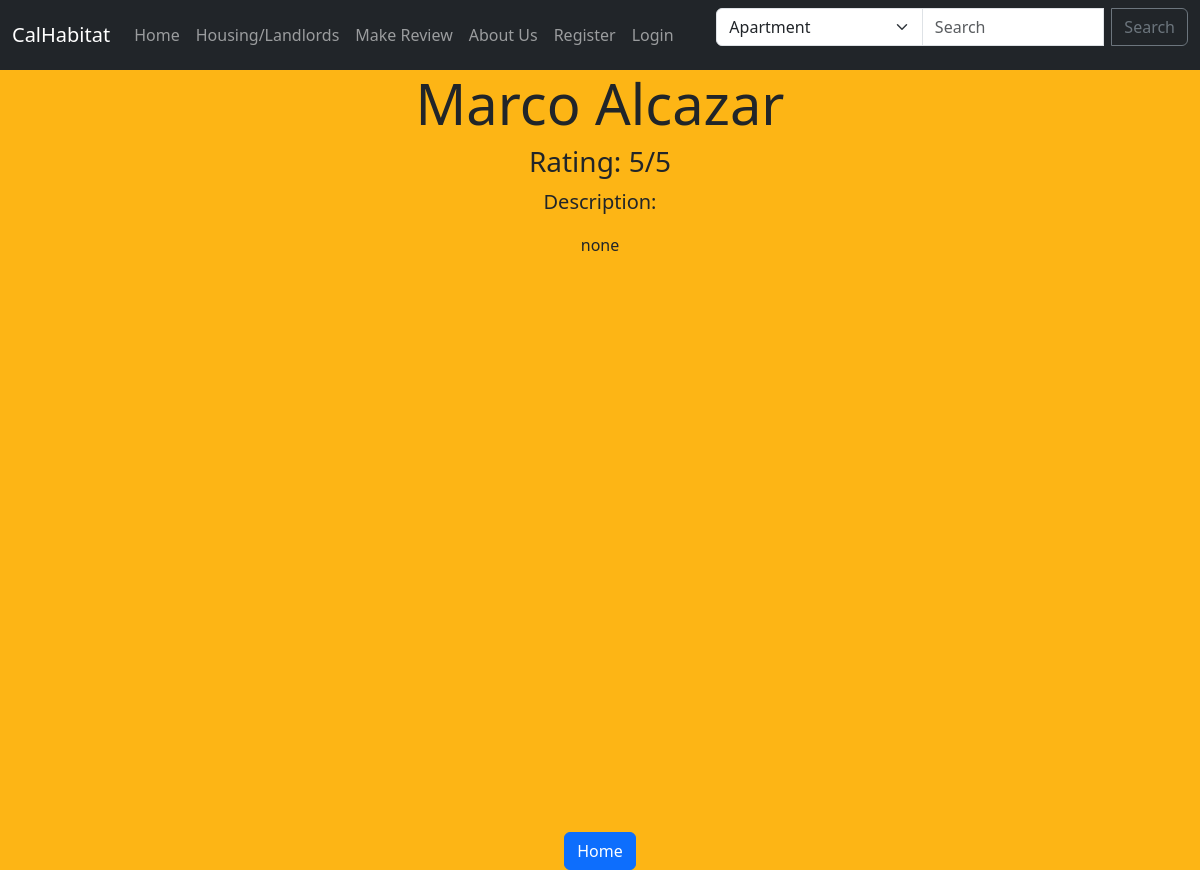
The page /show_landlord/1 on the database its author committed.
### myapp/models.py (models this page shows, shortened)
class Landlord(models.Model):
    FullName= models.CharField(max_length = 60, default = "")
    Rating = models.IntegerField(default = "", validators=[MinValueValidator(1), MaxValueValidator(5)])
    Description = models.CharField(max_length = 250, default = "")

### myapp/views.py (the view)
# urls.py: path('show_landlord/<landlord_id>', views.show_landlord, name = "show-landlord"),
def show_landlord(request, landlord_id):
    landlord = Landlord.objects.get(pk = landlord_id)
    return render(request, 'myapp/show_landlord.html',{'landlord': landlord} )

### myapp/templates/myapp/show_landlord.html (shortened to what this page needs)
<link href="https://cdn.jsdelivr.net/npm/bootstrap@5.3.2/dist/css/bootstrap.min.css" rel="stylesheet">
{% include 'myapp/nav.html' %}
{% block content %}
<div class="content-container" style="background-color: #FDB515; min-height: 100vh; display: flex; flex-direction: column; justify-content: space-between;">
    <center>
        <link href="https://cdn.jsdelivr.net/npm/bootstrap@5.3.2/dist/css/bootstrap.min.css" rel="stylesheet">
        <div class="container">
            <h1 class="display-4">{{ landlord.FullName }}</h1>
            <p class="h3">Rating: {{ landlord.Rating }}/5</p>
            <p class="lead">Description:</p>
            <p>{{ landlord.Description }}</p>
        </div>
    </center>
    <center>
    <div class="mt-auto">
        <a href="{% url 'index' %}" class="btn btn-primary">Home</a>
    </div>
</center>
</div>
{% endblock %}

### rows shown on the page
Landlord: FullName "Marco Alcazar", Rating "5", Description "none"
